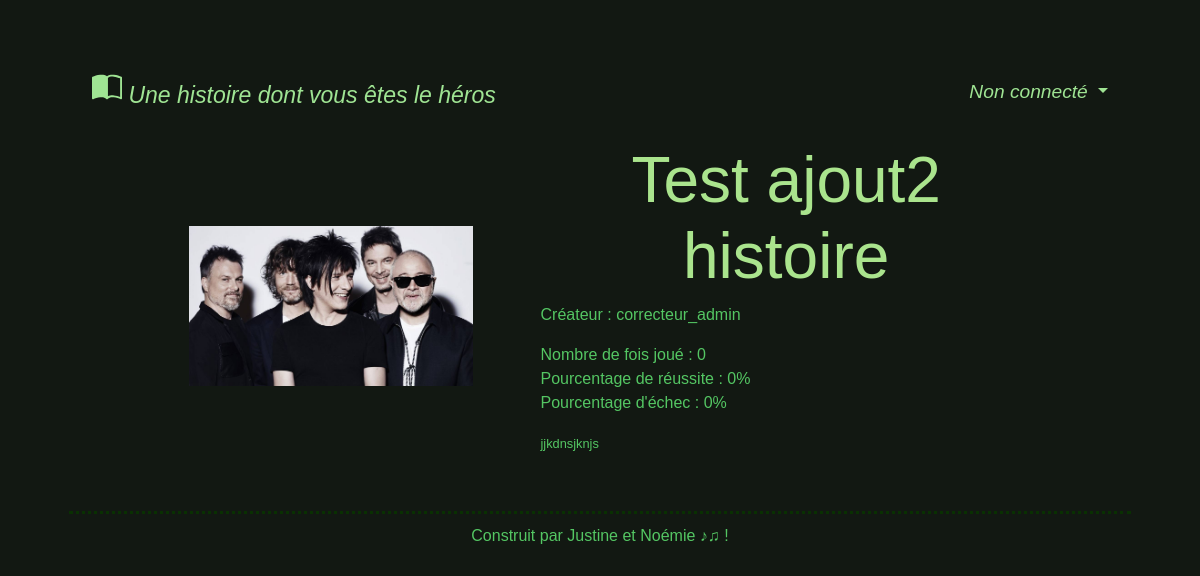
The app's page /php/histoires.php?id=34 with its own data.
### tables this page shows
CREATE TABLE `histoire` (
  `id_hist` int(11) NOT NULL,
  `nom_hist` varchar(70) NOT NULL,
  `illustration` varchar(50) NOT NULL,
  `synopsis` varchar(2000) NOT NULL,
  `id_createur` int(11) NOT NULL,
  `nb_fois_jouee` int(11) DEFAULT 0,
  `nb_reussites` int(11) DEFAULT 0,
  `nb_morts` int(11) DEFAULT 0,
  `cache` int(1) NOT NULL
);

CREATE TABLE `user` (
  `id_user` int(50) NOT NULL,
  `est_admin` int(1) NOT NULL,
  `pseudo` varchar(50) NOT NULL,
  `mdp` varchar(100) NOT NULL
);

### php/requetes.php (called while the page is built, shortened)
<?php
  function afficherInfosHistoire($BDD, $idHist){
    $res = $BDD->prepare("SELECT * FROM histoire WHERE id_hist = :idHist");
    $res->execute(array(
      'idHist' => $idHist
    ));
    return $res->fetch();
  }
  function afficherPseudoUser($BDD, $idCrea){
    $res = $BDD->prepare("SELECT pseudo FROM user WHERE id_user = :idCrea");
    $res->execute(array(
      'idCrea' => (int) $idCrea
    ));
    $tab = $res->fetch();
    return $tab['pseudo'];
  }
?>

### php/histoires.php (the view, shortened to what this page needs)
<?php
require_once("connect.php");
require_once("requetes.php");
?>
<!doctype html>
<html>
<?php include 'templatesHTML/head.php'; ?>
<body>
  <div class="container">
    <?php include 'templatesHTML/navbar.php';
    if (isset($_GET['id']) && !empty($_GET['id'])) {
      $histoire = afficherInfosHistoire($BDD, (int) htmlspecialchars($_GET['id'], ENT_QUOTES, 'UTF-8', false)); ?>
      <div class="d-flex justify-content-center p-3">
        <div class="row align-items-center">
          <div class="col-md-5 col-sm-7 text-center ">
            <img class="img-responsive movieImage pr-3" src="../images/<?php echo $histoire['nom_hist'] . '/' . strtolower($histoire['illustration']); ?>" alt="Affiche histoire" title="<?= $histoire['nom_hist']; ?>" width="300" />
          </div>
          <div class="col-md-7 col-sm-5">
            <h2><?= $histoire['nom_hist']; ?></h2>
            <?php
              $pseudo = afficherPseudoUser($BDD, (int) $histoire['id_createur']);?>
            <p>Créateur : <?= $pseudo; ?></p>
            <p>Nombre de fois joué : <?= $histoire['nb_fois_jouee']; ?><br />
              Pourcentage de réussite : <?php if($histoire['nb_fois_jouee'] == 0) {echo '0%'; } else {echo round((($histoire['nb_reussites']/$histoire['nb_fois_jouee'])*100),1) . '%';} ?><br />
              Pourcentage d'échec : <?php if($histoire['nb_fois_jouee'] == 0) {echo '0%'; } else {echo round((($histoire['nb_morts']/$histoire['nb_fois_jouee'])*100),1). '%';} ?></p>
            <p><small><?= $histoire['synopsis']; ?></small></p>
          </div>
        </div>
      </div>
    <?php } ?>
    <?php include 'templatesHTML/footer.php'; ?>
  </div>
</body>
</html>

### css/style.css (style rules this page uses)
body { padding-top: 60px; }
h2 { color: rgb(170, 228, 141); font-style: bold; text-align: center; font-size: 400%; }
body { background-color: rgb(18, 24, 18); font-family: "Lucida Sans", "Lucida Sans Regular", "Lucida Grande", "Lucida Sans Unicode", Geneva, Verdana, sans-serif; color: rgb(84, 198, 99); }

### records on screen
histoire: nom_hist+illustration (picture), nom_hist "Test ajout2 histoire", id_createur.pseudo "correcteur_admin", nb_fois_jouee "0", synopsis "jjkdnsjknjs"
